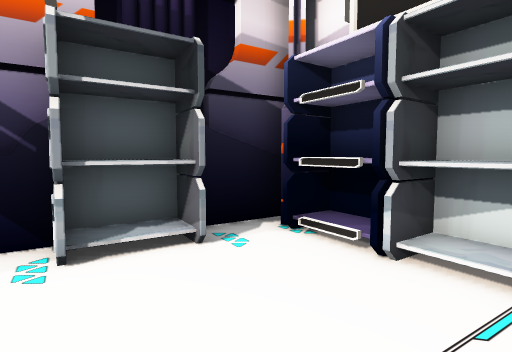
View 1 (above)

19 first-person views from a walk through a scene from a Unity 3-D project. The camera is 1.4 m above the floor, tilts 4° down and sees 80° across. The floor is counted in squares, 1 m on a side. Each view is taken from the middle of a square. On the plan, view 1 faces up. The plan holds only what a view shows up to about 14 squares ahead; the rest is blank. The place goes on beyond the plan. The player is left out.

View 2
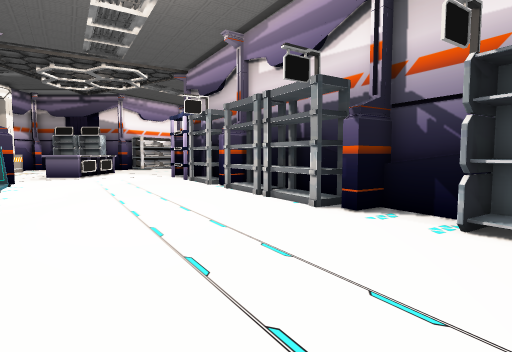

View 3
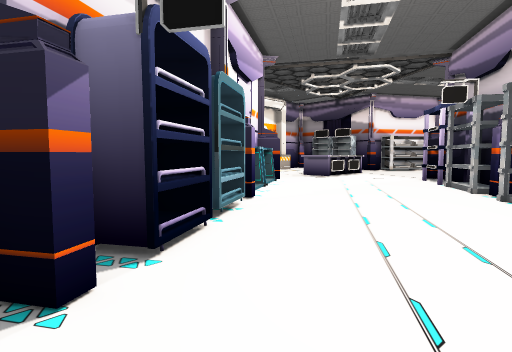

View 4
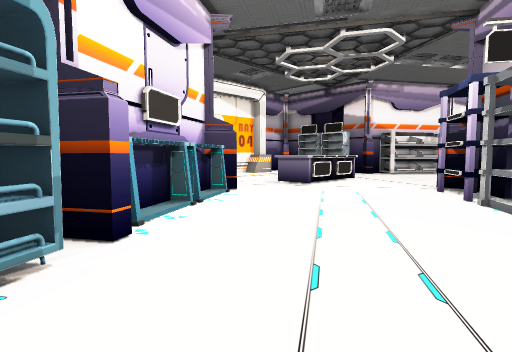

View 5
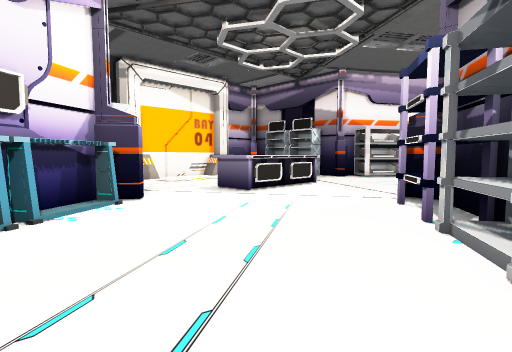

View 6
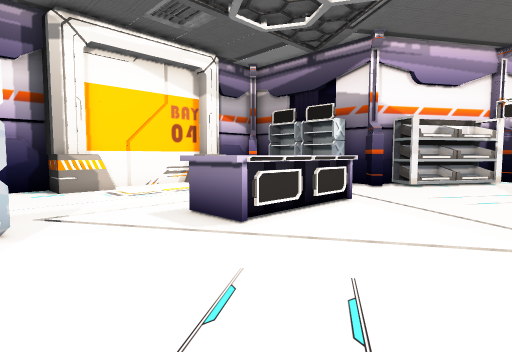

View 7
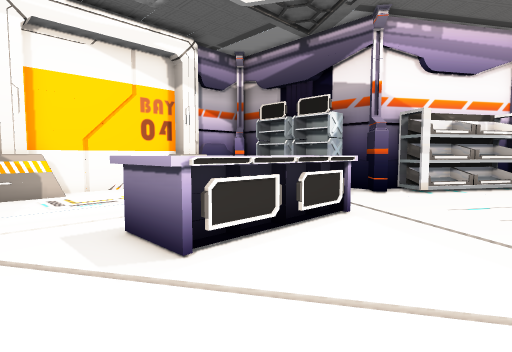

View 8
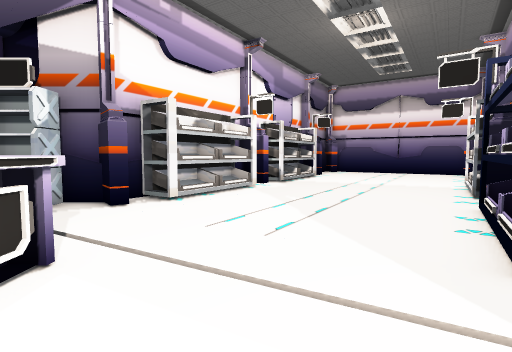

View 9
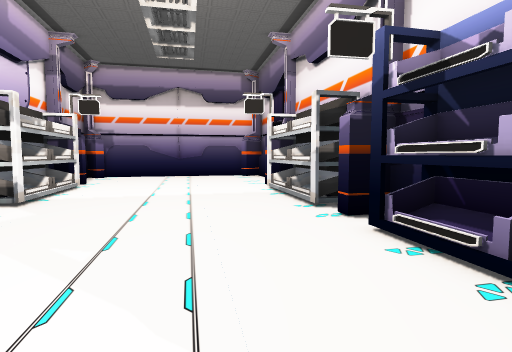

View 10
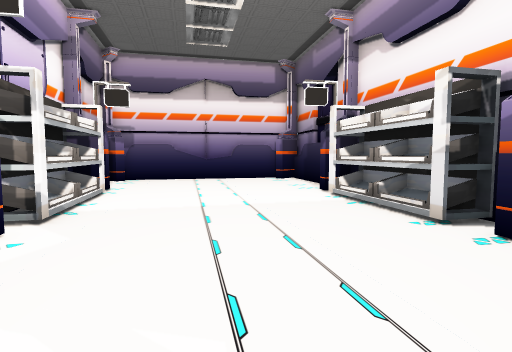

View 11
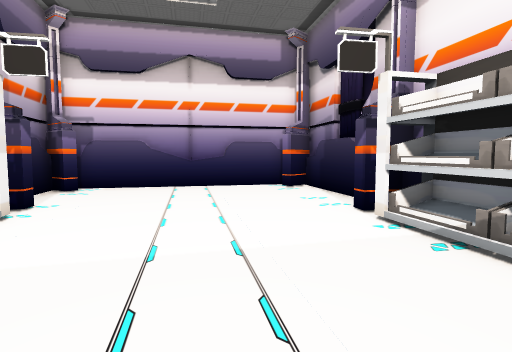

View 12
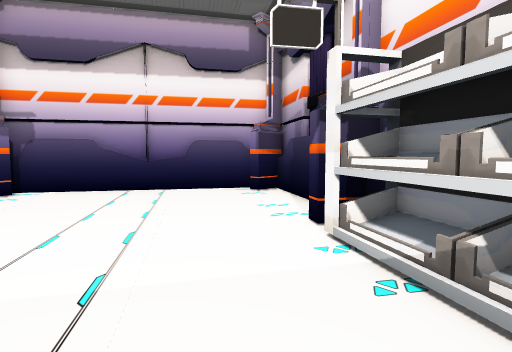

View 13
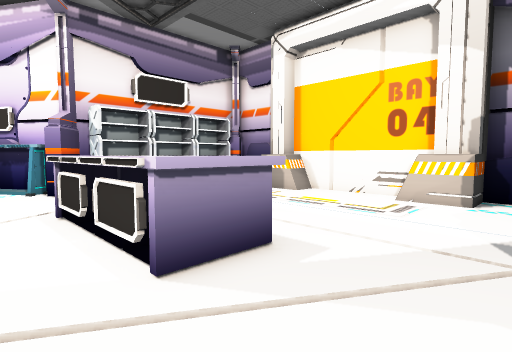

View 14
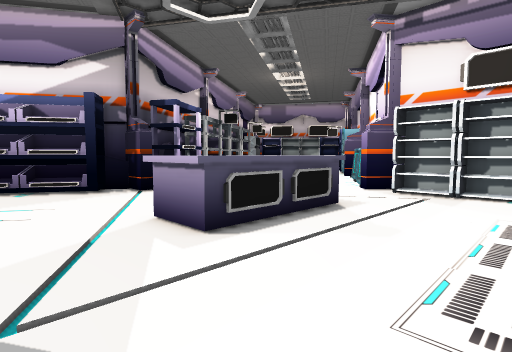

View 15
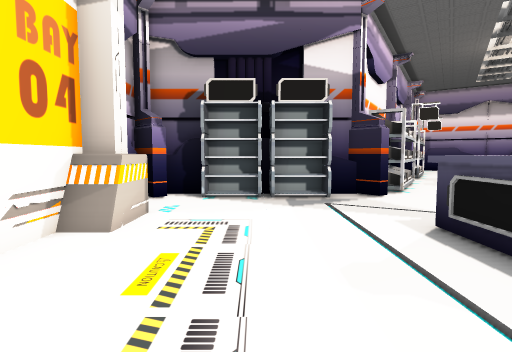

View 16
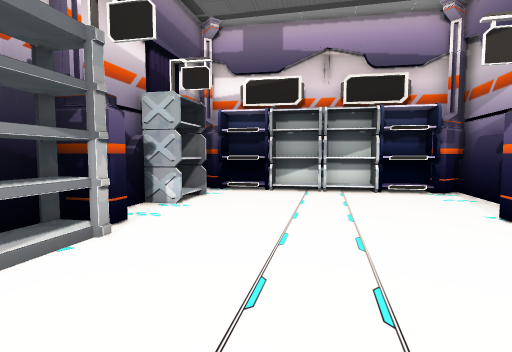

View 17
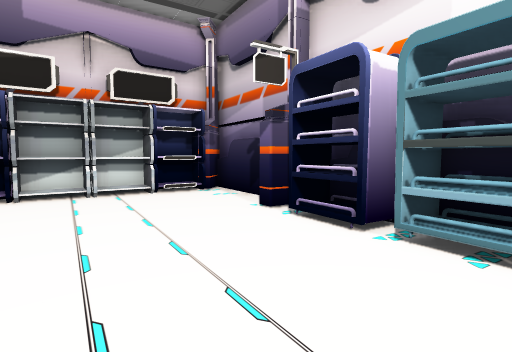

View 18
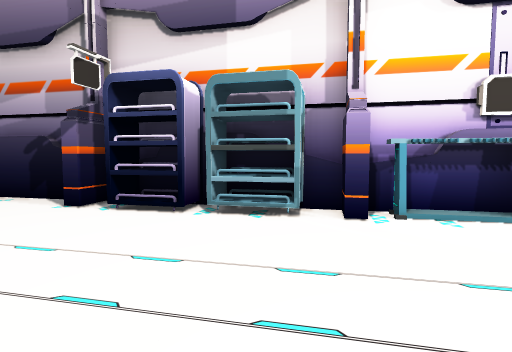

View 19
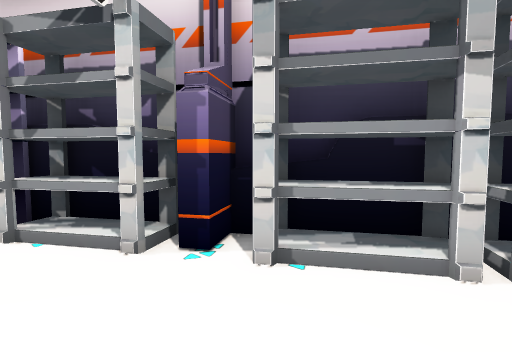

### Floor plan
Key: @ floor where view 1 was taken; # wall or solid block; . floor; O other object.
Columns run from 41 left of view 1 to 6 right of it. Each row starts with its distance up from view 1.
  7                                         ####
  6     #####                             ###.O##
  5    ##...##                           ##OO.OO#
  4    #......                          ##OO...OO
  3   ##.......###                    ###.......O##
  2  ##........OO#                  ###OO.......OO#
  1  ##.........OOO##              ##OOO.........OO
  0 ##...........OOO##            ##OOO......@...OO#
 -1 #..............OO##        ####OO.............O#
 -2 ##...............#OO##    ##OOO...............##
 -3 ##................OOO#  ###OOO..............###
 -4     #.O.............OOO##OOO.............O###
 -5      OOO.............OO#.OO............OOO#
 -6       OOOO...........................OOO###
 -7        #OOO.........................#OO##
 -8            .O......................O####
 -9           ##OOO...................O##
-10            ##OOO................OO##
-11               OOO....OOOOOO...#O###
-12                ##....OOOOOO...###
-13                 #............OO#
-14                 #O............O
-15                 #O...........OO
-16                 #O............O
-17                 #O...........OO
-18                 #O............O
-19                 ##..##....##.
-20                 ##############

Positions as (right, up) in squares from view 1, and headings:
1: (0, 0), facing up
2: (3, 0), facing left
3: (2, 0), facing down-left
4: (-3, -2), facing down-left
5: (-7, -2), facing down-left
6: (-11, -6), facing down-left
7: (-13, -7), facing down-left
8: (-16, -8), facing left
9: (-21, -8), facing up-left
10: (-24, -8), facing up-left
11: (-27, -5), facing up-left
12: (-27, -3), facing up-left
13: (-23, -9), facing down-right
14: (-23, -17), facing up-right
15: (-14, -16), facing left
16: (-7, -4), facing up-right
17: (-7, -3), facing right
18: (-8, -1), facing down-right
19: (-7, -4), facing up-left
